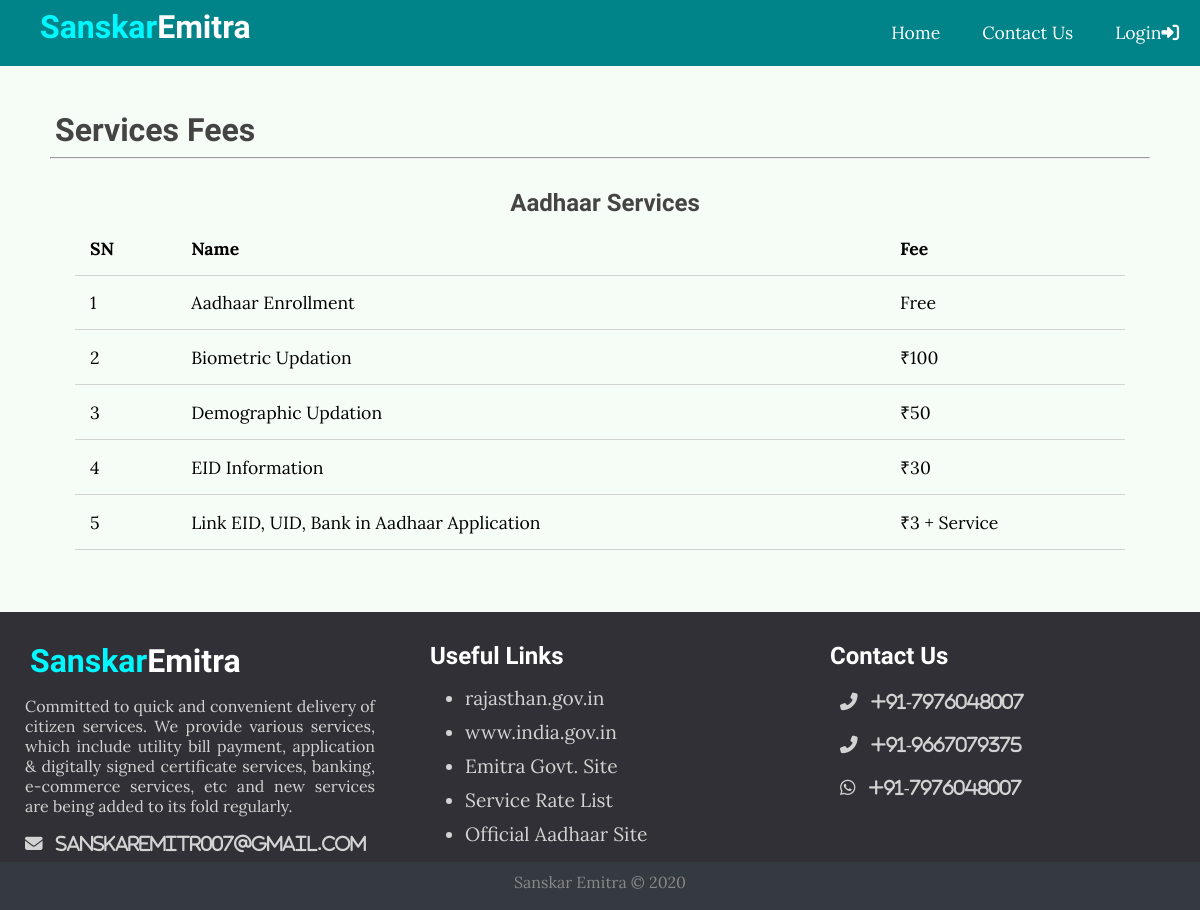
/fee/4, run on the app's committed database.
### emitr/models.py (models this page shows, shortened)
class Service(models.Model):
    title = models.CharField(max_length=50)
    image = models.ImageField(upload_to='images/service', null=True, blank=True)
    isExclusive = models.BooleanField(default=False)
    ExclusiveDescription = models.CharField(max_length=60, null=True, blank=True)

class SubService(models.Model):
    service = models.ForeignKey(Service, on_delete=models.CASCADE)
    name = models.CharField(max_length=150)
    fee = models.CharField(max_length=20)

### emitr/views.py (the view)
# urls.py: path("fee/<int:service_id>", views.service_fee_view, name='service_fee'),
def service_fee_view(request, service_id):
    return render(request, 'emitr/service_fee.html', {
        'service': Service.objects.get(pk=service_id),
        'subservices': Service.objects.get(pk=service_id).subservice_set.all()
    })

### emitr/templates/emitr/service_fee.html (shortened to what this page needs)
{% extends "emitr/layout.html" %}
{% block main %}
<div class="page-content">
    <div class="page-title">
        <h1>Services Fees</h1>
        <hr>
    </div>
    <div class="content service">
        <h2 class="sub-title">{{ service.title }}</h2>
        <table>
            <thead>
                <th>SN</th>
                <th>Name</th>
                <th>Fee</th>
            </thead>
            <tbody>
                {% for service in subservices %}
                <tr>
                    <td>{{ forloop.counter }}</td>
                    <td>{{ service.name }}</td>
                    <td>{{ service.fee }}</td>
                </tr>
                {% endfor %}
            </tbody>
        </table>
    </div>
</div>
{% endblock %}

### emitr/templates/emitr/layout.html (shortened to what this page needs)
<!DOCTYPE html>
<html lang="en">
    <head>
        {% load static %}
        <link href="{% static 'css/style.css' %}" rel="stylesheet">
    </head>
    <body>
        <header>
            <div class="logo">
                <h1 class="logo-text"><a href="{% url 'emitr:index' %}"><span>Sanskar</span>Emitra</a></h1>
            </div>
            {% if request.user.is_authenticated %}
            <ul class="nav">
                <li><a href="{% url 'emitr:index' %}">Home</a></li>
                <li><a href="{% url 'admin:index' %}" target="_blank">Admin</a></li>
                <li><a href="{% url 'customer:index' %}" target="_blank">Customer</a></li>
                <li><a href="{% url 'emitr:contact' %}">Contact Us</a></li>
                <li onclick="dropdownFunction()">
                    <div>
                        <i class="fas fa-user"></i>
                        &nbsp;{{ request.user }}
                        <i class="fas fa-chevron-down" style="font-size: .8em;"></i>
                    </div>
                    <ul id="myDropdown">
                        <li><a href="{% url 'admin:password_change' %}" target="_blank">Change Password</a></li>
                        <li><a href="{% url 'emitr:logout' %}" class="logout">Logout</a></li>
                    </ul>
                </li>
            </ul>
            {% else %}
            <ul class="nav">
                <li><a href="{% url 'emitr:index' %}">Home</a></li>
                <li><a href="{% url 'emitr:contact' %}">Contact Us</a></li>
                <li><a href="{% url 'emitr:login' %}">Login<i class="fas fa-sign-in-alt"></i></a></li>
            </ul>
            {% endif %}
        </header>
        {% block main %}{% endblock %}
        <div class="footer">
            <div class="footer-content">
                <div class="footer-section about">
                    <h1 class="logo-text"><a href="{% url 'emitr:index' %}"><span>Sanskar</span>Emitra</a></h1>
                    <p style="text-align: justify; text-justify: inter-word;">
                        Committed to quick and convenient delivery of citizen services.
                        We provide various services, which include utility bill payment, application & digitally signed certificate services, banking, e-commerce services, etc and new services are being added to its fold regularly.
                    </p>
                    <div>
                        <span><i class="fas fa-envelope"> &nbsp; sanskaremitr007@gmail.com</i></span>
                    </div>
                </div>
                <div class="footer-section links">
                    <h2>Useful Links</h2>
                    <ul>
                        <a href="https://rajasthan.gov.in/Pages/default.aspx" target="_blank"><li>rajasthan.gov.in</li></a>
                        <a href="https://www.india.gov.in/" target="_blank"><li>www.india.gov.in</li></a>
                        <a href="http://www.emitra.rajasthan.gov.in/" target="_blank"><li>Emitra Govt. Site</li></a>
                        <a href="http://emitra.rajasthan.gov.in/content/emitra/en/ServiceList.html" target="_blank"><li>Service Rate List</li></a>
                        <a href="https://uidai.gov.in/" target="_blank"><li>Official Aadhaar Site</li></a>
                    </ul>
                </div>
                <div class="footer-section contact">
                    <a href="{% url 'emitr:contact' %}"><h2>Contact Us</h2></a>
                    <div class="contacts">
                        <span><i class="fas fa-phone-alt"> &nbsp; +91-7976048007</i></span>
                        <span><i class="fas fa-phone-alt"> &nbsp; +91-9667079375</i></span>
                        <span><i class="fab fa-whatsapp"> &nbsp; +91-7976048007</i></span>
                    </div>
                </div>
            </div>
            <div class="footer-bottom">
                Sanskar Emitra &copy; 2020
            </div>
        </div>
    </body>
</html>

### static/css/style.css (style rules this page uses)
* { box-sizing: border-box; }
html, body { height: 100%; padding: 0px; margin: 0px; background: #f6fcf6; font-family: 'Lora', serif; }
h1, h2,h3, h4, h5, h6 { font-family: 'Candal', serif; color: #444; margin: 5px; }
a { text-decoration: none; color: inherit; }
table { width: 100%; border-collapse: collapse; font-size: 1.1rem; }
th, td { padding: 15px; text-align: left; border-bottom: 1px solid lightgrey; }
header { background: #008489; height: 66px; }
header * { color: white; }
header .logo { float: left; height: inherit; margin-left: 2em; }
header .logo-text { margin: 8px; font-family: 'Candal', serif; }
header .logo-text span { color: #00f7ff; }
header ul { float: right; margin: 0px; padding: 0px; list-style: none; transition: 0.5s; }
header ul li { float: left; position: relative; }
header ul li a { display: block; padding: 21px; font-size: 1.1em; text-decoration: none; }
.content { width: 90%; margin: 30px auto 30px; }
.page-content { min-height: 60%; padding: 40px 50px 30px; }
.page-content .content { display: flex; width: 100%; padding: 0px 25px 0px; }
.content.service { display: block; }
.content .sub-title { text-align: center; width: 100%; }
.footer { background: #303036; color: #d3d3d3; height: 300px; position: relative; }
.footer .footer-content { height: 250px; display: flex; }
.footer .footer-content h1, .footer .footer-content h2 { color: white; }
.footer .footer-content .about h1 span { color: #00f7ff; }
.footer .footer-content .about div span { display: block; font-size: 1.1em; }
.footer .footer-content .footer-section { flex: 1; padding: 25px; }
.footer .footer-content .links ul a { display: block; margin-bottom: 10px; font-size: 1.2em; transition: all .3s; }
.footer .footer-content .contact .contacts span { display: block; font-size: 1.1em; margin-bottom: 8px; margin-left: 15px; margin-top: 20px; }
.footer .footer-bottom { background: #343a40; color: #888888; height: 50px; width: 100%; text-align: center; position: absolute; bottom: 0px; left: 0px; padding: 10px 0px 10px 0px; }

### data on the page
Service: title "Aadhaar Services"
SubService: name "Aadhaar Enrollment", fee "Free"
SubService: name "Biometric Updation", fee "₹100"
SubService: name "Demographic Updation", fee "₹50"
SubService: name "EID Information", fee "₹30"
SubService: name "Link EID, UID, Bank in Aadhaar Application", fee "₹3 + Service"
